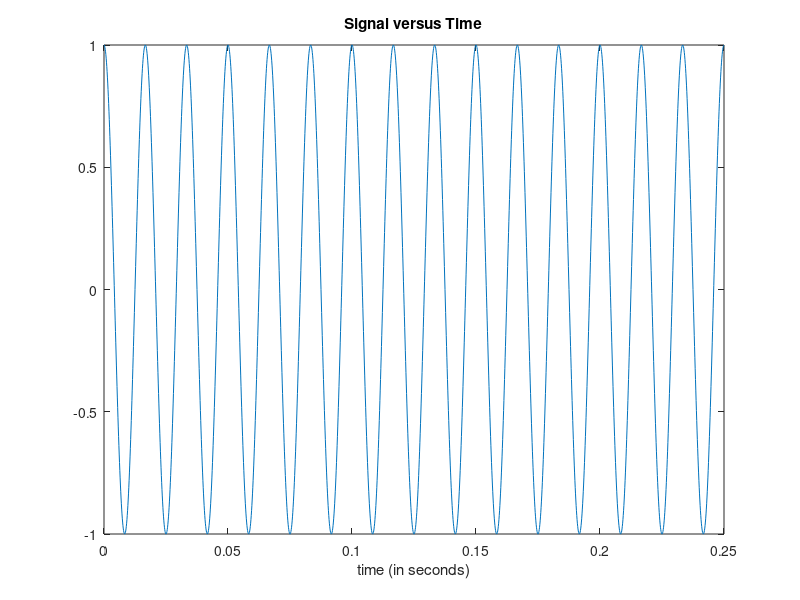

The MATLAB source for this figure:
   %% Time specifications:
   Fs = 8000;                   % samples per second
   dt = 1/Fs;                   % seconds per sample
   StopTime = 0.25;             % seconds
   t = (0:dt:StopTime-dt)';     % seconds
   %% Sine wave:
   Fc = 60;                     % hertz
   x = cos(2*pi*Fc*t);
   % Plot the signal versus time:
   figure;
   plot(t,x);
   xlabel('time (in seconds)');
   title('Signal versus Time');
   zoom xon;